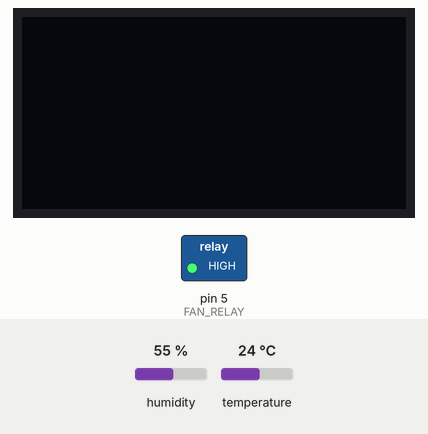
This sketch was run on a simulated Arduino Uno, built with avr-gcc and run on an emulated ATmega328P. Shown: 128×64 one-colour display, switched loads named in the sketch (green lamp = pin HIGH). The test bench sets the inputs (shaded band); at power-on: temperature 24 °C, humidity 55 %. The display library's start-up logo is not drawn; what the sketch prints to the serial monitor is not drawn.

Above: at 3.2 s.
3.3 s: temperature set to 12 °C
At 17.4 s:
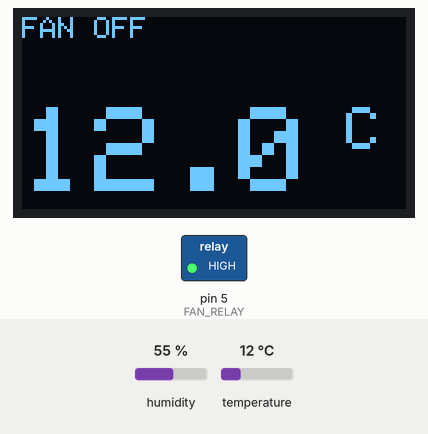
25.8 s: humidity set to 63 %
At 33.4 s:
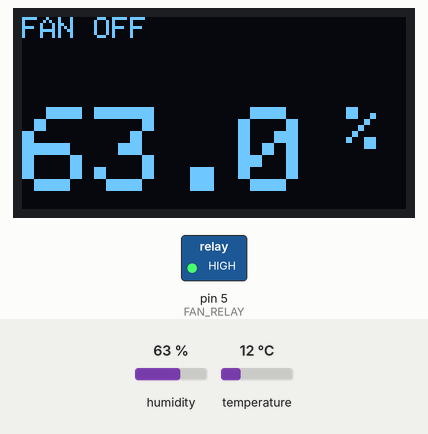
48.3 s: humidity set to 66 %
At 62.28 s:
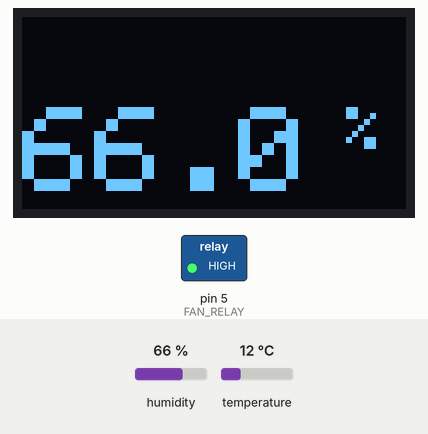
70.8 s: temperature set to 19 °C
At 77.34 s:
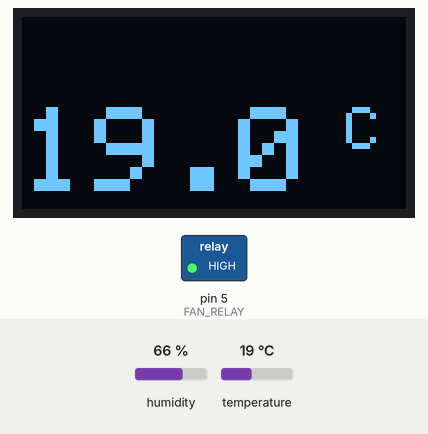
Timing chart, 0 to 78.8 s (numbered marks = the images above; inputs shaded):
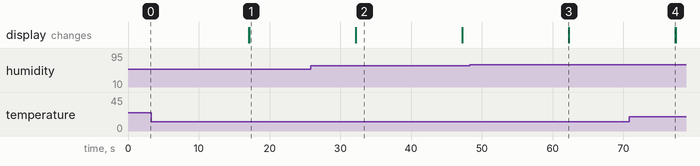

Measured:
- the behaviour switches between 64 and 65 % on humidity (found by bisection; images 2 and 3)
- what the display in image 2 shows lasts 15.0 s, from 32.2 s to 47.2 s

The sketch:

bathduino.ino
```cpp
#include "DHT.h"

#define DHTPIN 2
#define DHTTYPE DHT22

// Initialize DHT sensor for normal 16mhz Arduino
DHT dht(DHTPIN, DHTTYPE);

// for OLED
#include <SPI.h>
#include <Wire.h>
#include <Adafruit_GFX.h>
#include <Adafruit_SSD1306.h>

// If using software SPI (the default case):
#define OLED_MOSI   9 // DI
#define OLED_CLK    8 // DO
#define OLED_DC    11 // DC
#define OLED_CS    12 // CS
#define OLED_RESET 10 // RES
Adafruit_SSD1306 display(OLED_MOSI, OLED_CLK, OLED_DC, OLED_RESET, OLED_CS);

#define FAN_RELAY  5

#define MAIN_DELAY 15000
#define FAN_RUNNING_CYCLES 16
#define FAN_WAITING_CYCLES 120
boolean showTemp = true;
const float MAX_HUMIDITY = 55;
const float HUMIDITY_THRESHOLD = 65;
int fanRunning = -1;
int fanWaiting = -1;


void setup() {
  Serial.begin(9600);

  pinMode(FAN_RELAY, OUTPUT);
  stopFan();

  dht.begin();

  display.begin(SSD1306_SWITCHCAPVCC);
  display.display();
  delay(2000);
  display.clearDisplay();

  printFanStatus(false);
}

void loop() {
  // Wait a few seconds between measurements.
  delay(MAIN_DELAY);

  display.clearDisplay();
  display.setTextColor(WHITE);


  float h = dht.readHumidity();
  float t = dht.readTemperature();

  // Check if any reads failed and exit early (to try again).
  if (isnan(h) || isnan(t)) {
    showError("Failed to read from DHT sensor!");
    return;
  }


  controlFan(h);

  showMeasures(t, h);

  printFanStatus(fanRunning > -1);

  display.display();
}

void showError(String msg) {
  display.setTextSize(1);

  display.print("ERROR: ");
  display.println(msg);
}

void showMeasures(float temperature, float humidity) {
  display.setTextSize(4);
  display.setCursor(0,30);

  if (showTemp) {
    display.print(temperature, 1);
    display.setTextSize(2);
    display.print(" C");
  } else {
    display.print(humidity, 1);
    display.setTextSize(2);
    display.println(" %");
  }
  display.display();
  showTemp = ! showTemp;
}

void controlFan(float humidity) {
  if (fanWaiting == -1 && fanRunning == -1) {
    if (humidity >= HUMIDITY_THRESHOLD) {
      Serial.println("start waiting");
      fanWaiting = FAN_WAITING_CYCLES;
    }
  } else if (fanWaiting > 0 && fanRunning == -1) {
    Serial.println("waiting");
    fanWaiting--;
  } else if (fanWaiting == 0 && fanRunning == -1) {
    if (humidity >= HUMIDITY_THRESHOLD) {
      Serial.println("starting");
      fanRunning = FAN_RUNNING_CYCLES;
      startFan();
    }
    Serial.println("reset waiting");
    fanWaiting--;
  } else if (fanWaiting == -1 && fanRunning > 0) {
    Serial.println("running");
    fanRunning--;
  } else if (fanWaiting == -1 && fanRunning == 0) {
    Serial.println("stopping");
    fanRunning--;
    stopFan();
  }
}

void startFan() {
  digitalWrite(FAN_RELAY,0);
}

void stopFan() {
  digitalWrite(FAN_RELAY,1);
}

void printFanStatus(boolean on) {
  display.setTextSize(1);
  display.setCursor(0,0);
  String state = "OFF";
  if (on) {
    state = "ON";
  }
  display.print("FAN " + state);
}
```
